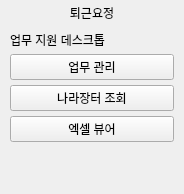
     <widget class="QFrame" name="sidebar">
      <property name="minimumSize">
       <size>
        <width>184</width>
        <height>0</height>
       </size>
      </property>
      <property name="maximumSize">
       <size>
        <width>184</width>
        <height>16777215</height>
       </size>
      </property>
      <property name="frameShape">
       <enum>QFrame::NoFrame</enum>
      </property>
      <layout class="QVBoxLayout" name="sidebarLayout">
       <property name="spacing">
        <number>5</number>
       </property>
       <property name="leftMargin">
        <number>10</number>
       </property>
       <property name="topMargin">
        <number>0</number>
       </property>
       <property name="rightMargin">
        <number>10</number>
       </property>
       <property name="bottomMargin">
        <number>12</number>
       </property>
       <item>
        <widget class="QPushButton" name="btn_home">
         <property name="text">
          <string>퇴근요정</string>
         </property>
         <property name="flat">
          <bool>true</bool>
         </property>
        </widget>
       </item>
       <item>
        <widget class="QLabel" name="lbl_brand_sub">
         <property name="text">
          <string>업무 지원 데스크톱</string>
         </property>
        </widget>
       </item>
       <item>
        <widget class="QPushButton" name="btn_4">
         <property name="cursor">
          <cursorShape>PointingHandCursor</cursorShape>
         </property>
         <property name="text">
          <string>업무 관리</string>
         </property>
        </widget>
       </item>
       <item>
        <widget class="QPushButton" name="btn_1">
         <property name="font">
          <font>
           <weight>50</weight>
           <bold>false</bold>
          </font>
         </property>
         <property name="cursor">
          <cursorShape>PointingHandCursor</cursorShape>
         </property>
         <property name="text">
          <string>나라장터 조회</string>
         </property>
        </widget>
       </item>
       <item>
        <widget class="QPushButton" name="btn_3">
         <property name="enabled">
          <bool>true</bool>
         </property>
         <property name="cursor">
          <cursorShape>PointingHandCursor</cursorShape>
         </property>
         <property name="text">
          <string>엑셀 뷰어</string>
         </property>
        </widget>
       </item>
       <item>
        <spacer name="sidebarSpacer">
         <property name="orientation">
          <enum>Qt::Vertical</enum>
         </property>
         <property name="sizeHint" stdset="0">
          <size>
           <width>20</width>
           <height>40</height>
          </size>
         </property>
        </spacer>
       </item>
      </layout>
     </widget>
